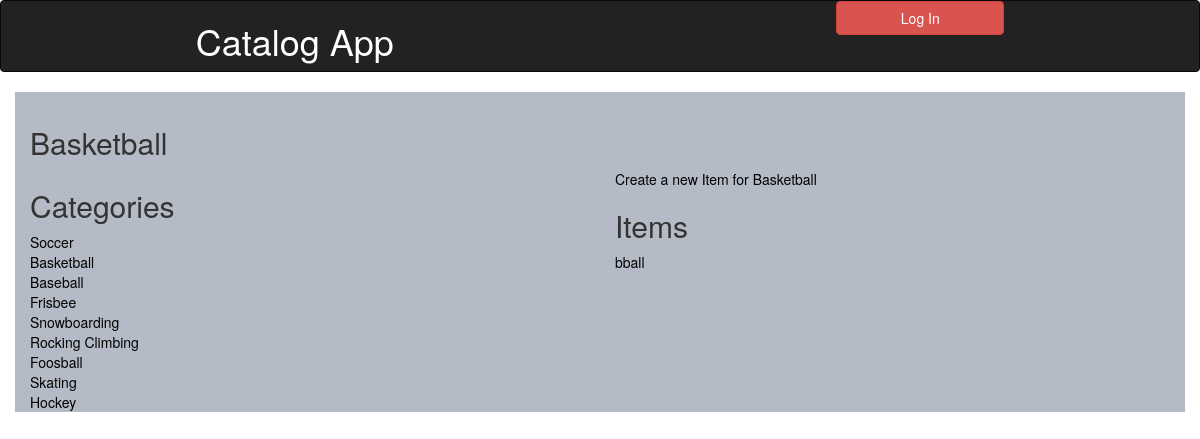
The app's page /catalog/Basketball/items with its own data.
### database_setup.py (models this page shows, shortened)
class Category(Base):
    __tablename__ = 'category'
    name = Column(String(80), nullable = False)
    id = Column(Integer, primary_key = True)

class Item(Base):
    __tablename__ = 'item'
    name = Column(String(80), nullable = False)
    id = Column(Integer, primary_key = True)
    user_id = Column(Integer, ForeignKey('user.id'))
    user = relationship(User)
    description = Column(String(250))
    catType = Column(String(80))
    category_id = Column(Integer, ForeignKey('category.id'))
    category = relationship(Category)

### catalog.py (the view)
@app.route('/catalog/<category_name>')
@app.route('/catalog/<category_name>/items')
def showCategory(category_name):
	listCatalog = session.query(Category).all()
	category = categoryToId(category_name)
	item = session.query(Item).filter_by(category_id = category.id)
	if 'username' not in login_session:
		return render_template('publicViewCategory.html', catalog= listCatalog, category = category, item = item)
	else:
		return render_template('viewCategory.html', catalog = listCatalog, category = category, item = item)

### catalog.py (called while the page is built)
def categoryToId(category_name):
	iso = session.query(Category).filter_by(name  = category_name.title())
	catId = ""
	for x in iso:
		catId = x.id
	category = session.query(Category).filter_by(id = catId).one()
	return category

### templates/publicViewCategory.html (shortened to what this page needs)
{% extends "head.html" %}
{% block content %}
{% include "publicHeader.html" %}
	<div class="container">
		<h2>{{category.name}}</h2>
		<div class="row">
			<div class="col-md-6">
				<h2>Categories</h2>
				{% for x in catalog %}
					<a href="{{ url_for('showCategory', category_name = x.name)}}">{{x.name}}</a>
					<br>
				{% endfor %}
			</div>
			<div class="col-md-6">
				<a href="{{url_for('createItem', category_name = category.name)}}">Create a new Item for {{category.name}}</a>
				<h2>Items</h2>
				{% for x in item %}
					<a href="{{ url_for('showItem', category_name = category.name, item_name = x.name)}}">{{x.name}}</a><br>
				{% endfor %}
			</div>
		</div>
	</div>
	{% endblock %}

### static/styles.css (style rules this page uses)
a { color: black; }
.container { background-color: #b4bbc6; padding-top: 1em; }

### records on screen
Category: name "Basketball"
Category: name "Soccer"
Category: name "Baseball"
Category: name "Frisbee"
Category: name "Snowboarding"
Category: name "Rocking Climbing"
Category: name "Foosball"
Category: name "Skating"
Category: name "Hockey"
Item: name "bball"
